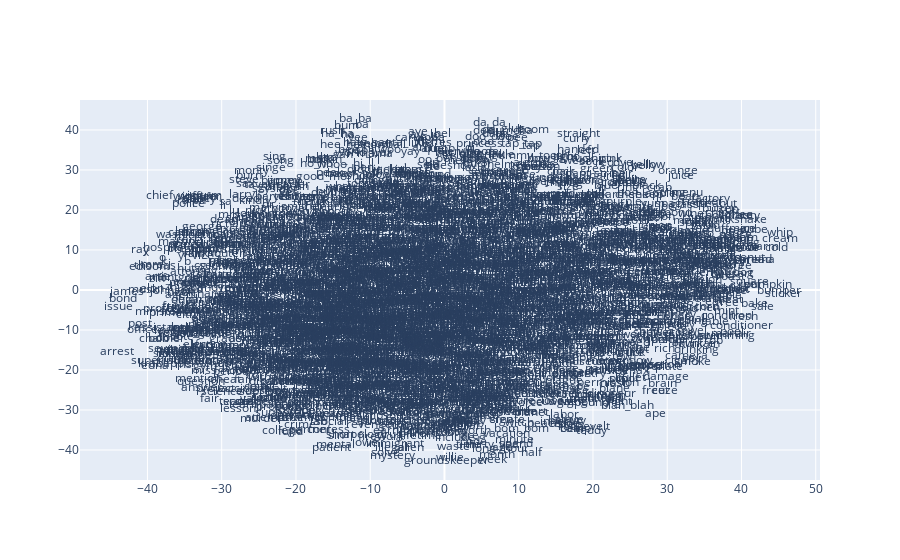

Notebook code for this chart:
### Markdown cell above
Modified the code from [here](
https://radimrehurek.com/gensim/auto_examples/tutorials/run_word2vec.html#sphx-glr-auto-examples-tutorials-run-word2vec-py)

### Code cell
from sklearn.decomposition import IncrementalPCA    # inital reduction
from sklearn.manifold import TSNE                   # final reduction
import numpy as np                                  # array handling

t = time()

def reduce_dimensions(model):
    num_dimensions = 3  # final num dimensions (2D, 3D, etc)

    # extract the words & their vectors, as numpy arrays
    vectors = np.asarray(model.wv.vectors)
    labels = np.asarray(model.wv.index_to_key)  # fixed-width numpy strings

    # reduce using t-SNE
    tsne = TSNE(n_components=num_dimensions, random_state=0)
    vectors = tsne.fit_transform(vectors)

    x_vals = [v[0] for v in vectors]
    y_vals = [v[1] for v in vectors]
    return x_vals, y_vals, labels


x_vals, y_vals, labels = reduce_dimensions(w2v_model)

def plot_with_plotly(x_vals, y_vals, labels, plot_in_notebook=True):
    from plotly.offline import init_notebook_mode, iplot, plot
    import plotly.graph_objs as go

    trace = go.Scatter(x=x_vals, y=y_vals, mode='text', text=labels)
    data = [trace]

    if plot_in_notebook:
        init_notebook_mode(connected=True)
        iplot(data, filename='word-embedding-plot')
    else:
        plot(data, filename='word-embedding-plot.html')


plot_function = plot_with_plotly

plot_function(x_vals, y_vals, labels)

print('Time to plot: {} mins'.format(round((time() - t) / 60, 2)))

### Figure 1 — Plotly figure (JSON) as saved in the notebook; plotly's stock layout.template omitted (floating-point values rounded to 4 significant figures; data arrays with more than 128 entries replaced by an {"elided": "..."} marker saying what was removed)
{"data": [{"mode": "text", "text": {"elided": "3332 str values"}, "type": "scatter", "x": {"elided": "3332 float values"}, "y": {"elided": "3332 float values"}}], "layout": {}}
